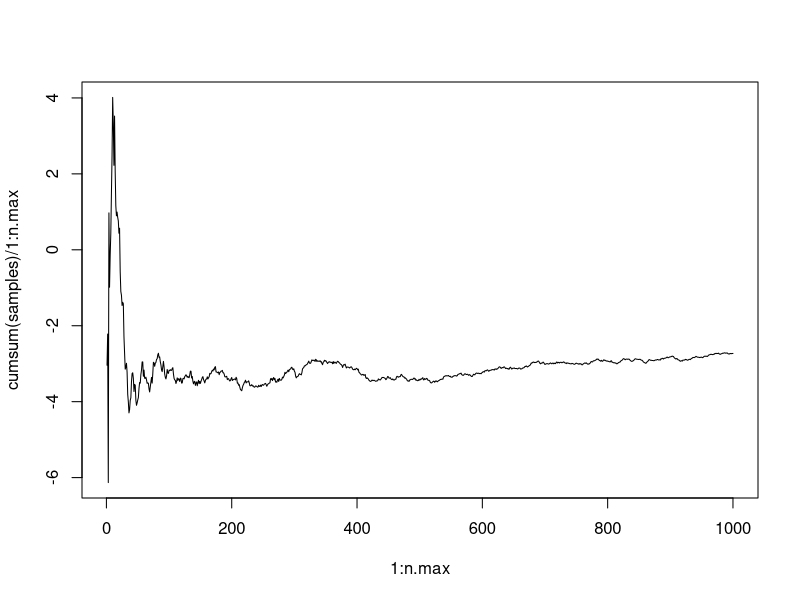
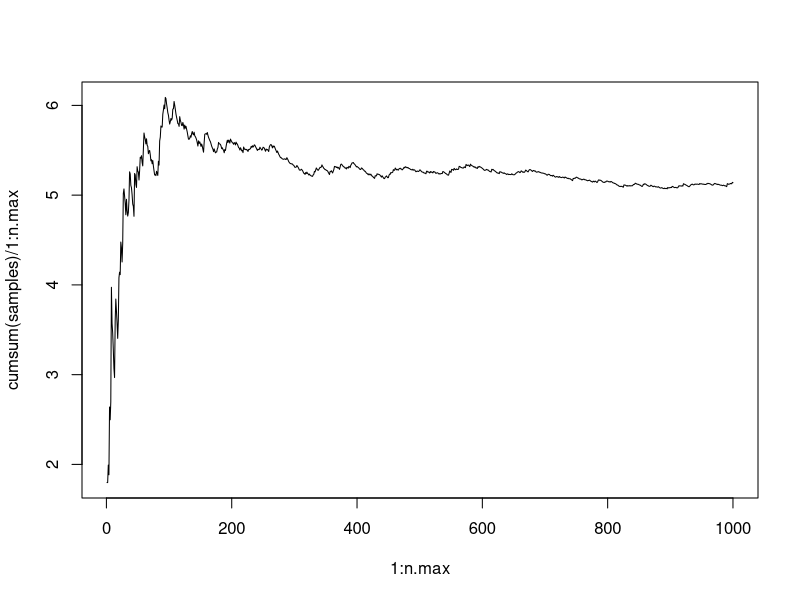
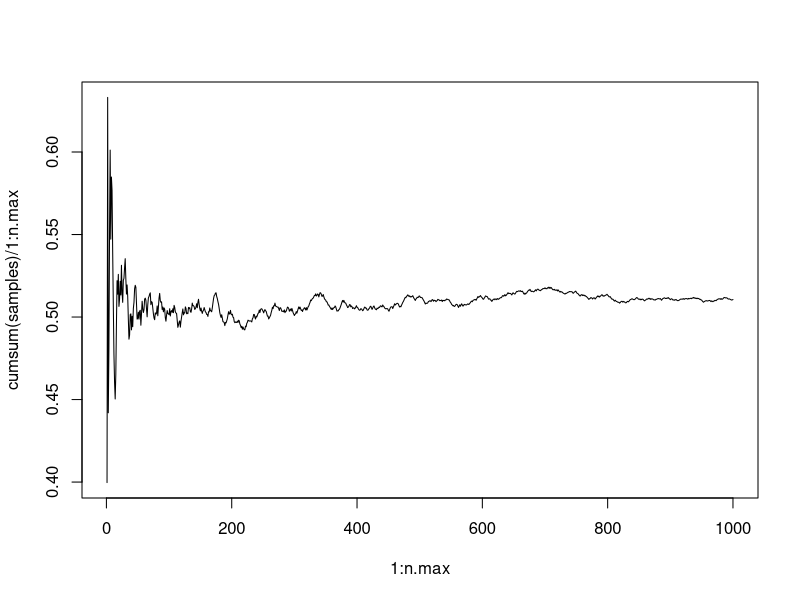
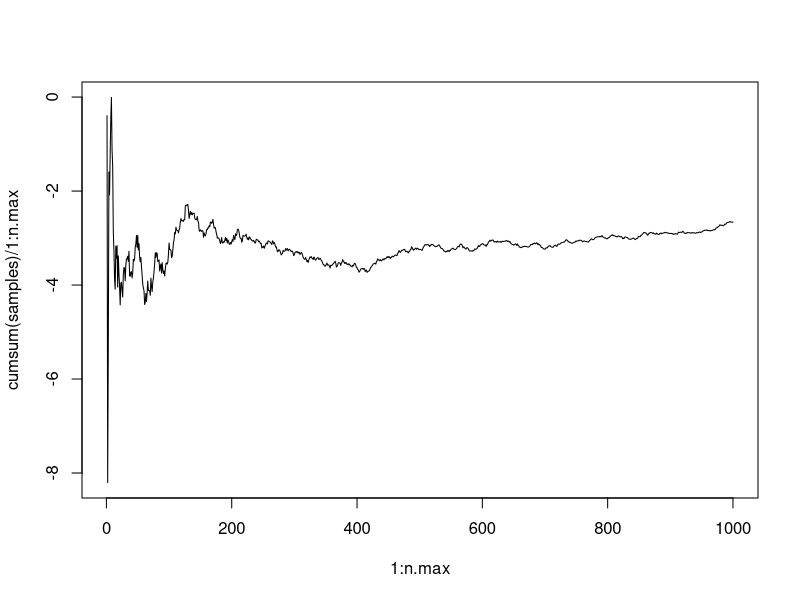
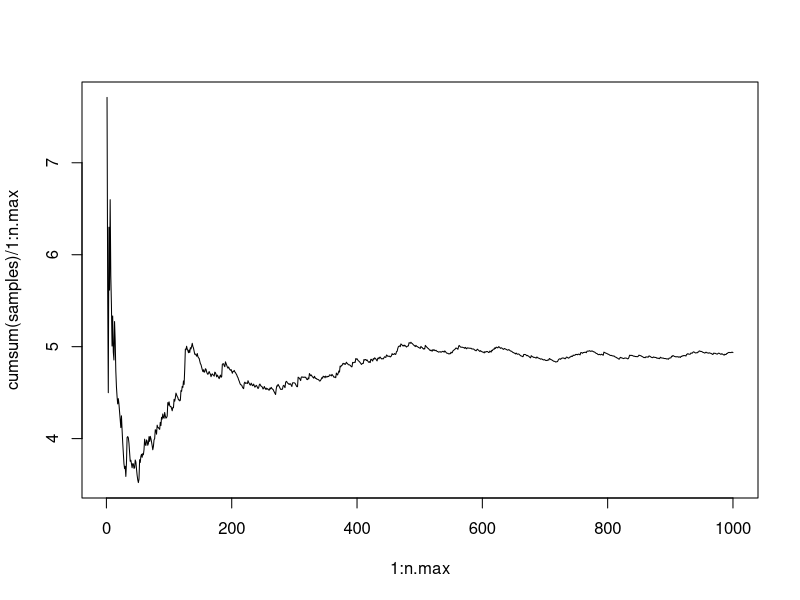
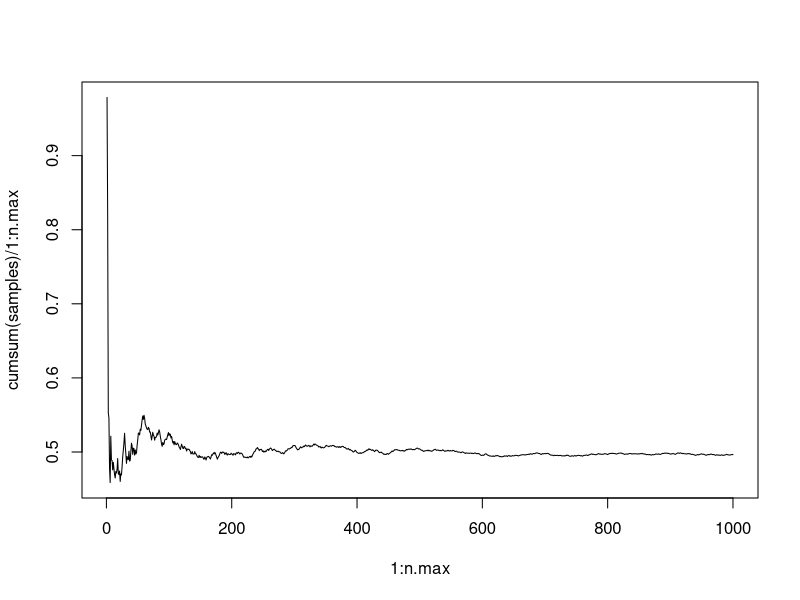
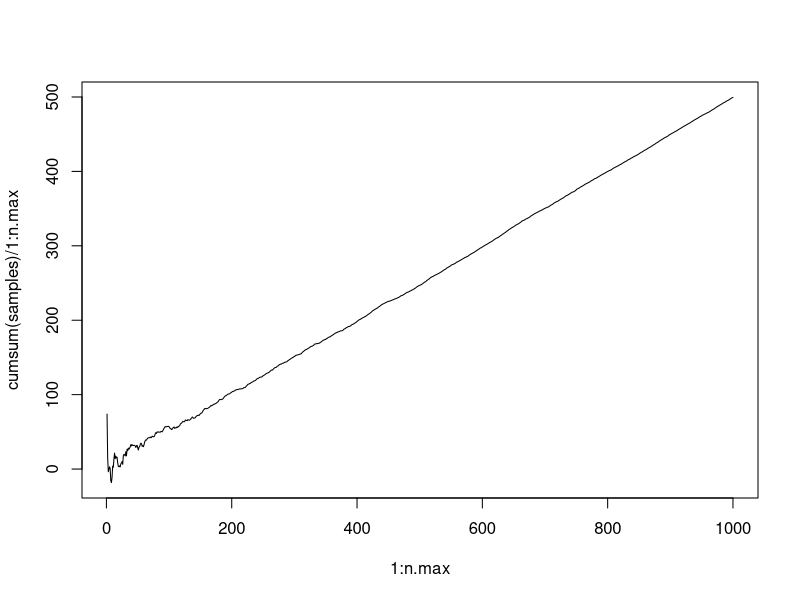
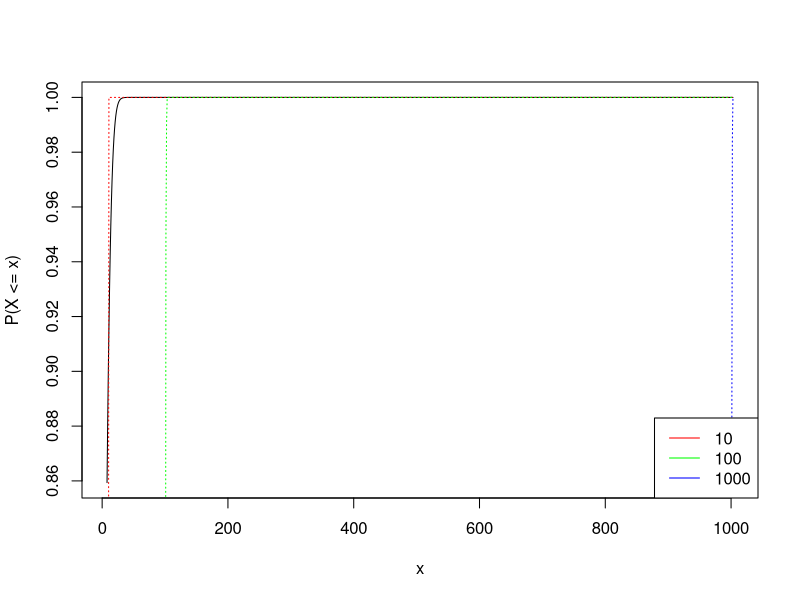

Source code (R) for these figures, in order: (Note: this script raises an error after producing the figures.)
## ---- chunk 1
knitr::opts_chunk$set(cache=TRUE, autodep=TRUE, cache.comments=TRUE, 
                      message = FALSE)
## ---- chunk 2
set.seed(1986)
library(dplyr)
library(purrr)
## ---- chunk 3
std_norm1000 <- rnorm(1000)
beta.1.1 <- rbeta(20, .1, .1)
dna_sample <- sample(c("A", "C", "T", "G"), 2000, replace = TRUE)
df_rand <- tibble(x = runif(100)) %>%
  rowwise() %>%
  mutate(y = runif(1, 0, x))

head(std_norm1000)
head(beta.1.1)
head(dna_sample)
head(df_rand)
## ---- chunk 4
    # plot.cum.means: plot cumulative sample mean as a function of sample size
    # Inputs:
    # - rfun: function which generates random draws
    # - n.max: number of samples to draw
    # Ouptut: none
    plot.cum.means = function(rfun, n.max, ...) {
      samples = rfun(n.max, ...)
      plot(1:n.max, cumsum(samples) / 1:n.max, type = "l")
    }
## ---- chunk 5
plot.cum.means(rfun = rnorm, n.max = 1000, mean = -3, sd = 10)
plot.cum.means(rfun = rexp, n.max = 1000, rate = 1/5)
plot.cum.means(rfun = rbeta, n.max = 1000, shape1 = 1, shape2 = 1)
## ---- chunk 6
plot.cum.means(rfun = rnorm, n.max = 1000, mean = -3, sd = 10)
plot.cum.means(rfun = rexp, n.max = 1000, rate = 1/5)
plot.cum.means(rfun = rbeta, n.max = 1000, shape1 = 1, shape2 = 1)
## ---- chunk 7
my_rnorm <- function(n) rnorm(n, mean = 1:n, sd = 100)
plot.cum.means(rfun = my_rnorm, n.max = 1000)
## ---- chunk 8
# plot.ecdf: plots ECDFs along with the true CDF, for varying sample sizes
# Inputs:
# - rfun: function which generates n random draws, when called as rfun(n)
# - pfun: function which calculates the true CDF at x, when called as pfun(x)
# - sizes: a vector of sample sizes
# Output: none
  
plot.ecdf = function(rfun, pfun, sizes, ...) {
  # Draw the random numbers
   samples = map(sizes, ~rfun(n = .x, ...))

  # Calculate the grid for the CDF
  grid.min = min(sapply(samples, min))
  grid.max = max(sapply(samples, max))
  grid = seq(grid.min, grid.max, length=1000)

  # Calculate the ECDFs
  ecdfs = map(samples, ecdf)
  evals = map(ecdfs, function(f) f(grid))

  # Plot the true CDF
  plot(x = grid, y = pfun(grid, ...), 
       type="l", col="black", xlab="x", ylab = "P(X <= x)")

  # Plot the ECDFs on top
  n.sizes = length(sizes)
  cols = rainbow(n.sizes)
  walk2(evals, cols, ~ lines(grid, .x, col = .y, lty = 3))
  #for (i in 1:n.sizes) {
  #  lines(grid, evals[[i]], col=cols[i])
  #}
  legend("bottomright", legend=sizes, col=cols, lwd=1)
}

plot.ecdf(rfun = rnorm, pfun = pnorm, sizes = c(10, 100, 1000), 
          mean = -3, sd = 10)
plot.ecdf(rfun = rexp, pfun = pexp, sizes = c(10, 100, 1000), 
          rate = 1/5)
plot.ecdf(rfun = rbeta, pfun = pbeta, sizes = c(10, 100, 1000), 
          shape1 = 1, shape2 = 1)
